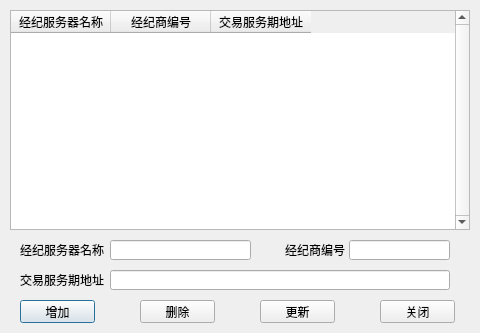
<?xml version="1.0" encoding="UTF-8"?>
<ui version="4.0">
 <class>BrokerManageClass</class>
 <widget class="QDialog" name="BrokerManageClass">
  <property name="geometry">
   <rect>
    <x>0</x>
    <y>0</y>
    <width>480</width>
    <height>333</height>
   </rect>
  </property>
  <property name="windowTitle">
   <string>期货公司管理</string>
  </property>
  <property name="modal">
   <bool>true</bool>
  </property>
  <widget class="QTableWidget" name="BrokerTable">
   <property name="geometry">
    <rect>
     <x>10</x>
     <y>10</y>
     <width>460</width>
     <height>220</height>
    </rect>
   </property>
   <property name="verticalScrollBarPolicy">
    <enum>Qt::ScrollBarAlwaysOn</enum>
   </property>
   <property name="horizontalScrollBarPolicy">
    <enum>Qt::ScrollBarAlwaysOff</enum>
   </property>
   <property name="editTriggers">
    <set>QAbstractItemView::NoEditTriggers</set>
   </property>
   <property name="selectionBehavior">
    <enum>QAbstractItemView::SelectRows</enum>
   </property>
   <attribute name="horizontalHeaderHighlightSections">
    <bool>false</bool>
   </attribute>
   <attribute name="verticalHeaderVisible">
    <bool>false</bool>
   </attribute>
   <attribute name="verticalHeaderDefaultSectionSize">
    <number>21</number>
   </attribute>
   <column>
    <property name="text">
     <string>经纪服务器名称</string>
    </property>
   </column>
   <column>
    <property name="text">
     <string>经纪商编号</string>
    </property>
   </column>
   <column>
    <property name="text">
     <string>交易服务期地址</string>
    </property>
   </column>
  </widget>
  <widget class="QLabel" name="label">
   <property name="geometry">
    <rect>
     <x>20</x>
     <y>240</y>
     <width>90</width>
     <height>20</height>
    </rect>
   </property>
   <property name="text">
    <string>经纪服务器名称</string>
   </property>
  </widget>
  <widget class="QLabel" name="label_2">
   <property name="geometry">
    <rect>
     <x>285</x>
     <y>240</y>
     <width>60</width>
     <height>20</height>
    </rect>
   </property>
   <property name="text">
    <string>经纪商编号</string>
   </property>
  </widget>
  <widget class="QLabel" name="label_3">
   <property name="geometry">
    <rect>
     <x>20</x>
     <y>270</y>
     <width>90</width>
     <height>20</height>
    </rect>
   </property>
   <property name="text">
    <string>交易服务期地址</string>
   </property>
  </widget>
  <widget class="QPushButton" name="insertButton">
   <property name="geometry">
    <rect>
     <x>20</x>
     <y>300</y>
     <width>75</width>
     <height>23</height>
    </rect>
   </property>
   <property name="text">
    <string>增加</string>
   </property>
  </widget>
  <widget class="QPushButton" name="deleteButton">
   <property name="geometry">
    <rect>
     <x>140</x>
     <y>300</y>
     <width>75</width>
     <height>23</height>
    </rect>
   </property>
   <property name="text">
    <string>删除</string>
   </property>
  </widget>
  <widget class="QPushButton" name="updateButton">
   <property name="geometry">
    <rect>
     <x>260</x>
     <y>300</y>
     <width>75</width>
     <height>23</height>
    </rect>
   </property>
   <property name="text">
    <string>更新</string>
   </property>
  </widget>
  <widget class="QLineEdit" name="brokerName">
   <property name="geometry">
    <rect>
     <x>110</x>
     <y>240</y>
     <width>141</width>
     <height>20</height>
    </rect>
   </property>
  </widget>
  <widget class="QLineEdit" name="brokerID">
   <property name="geometry">
    <rect>
     <x>349</x>
     <y>240</y>
     <width>101</width>
     <height>20</height>
    </rect>
   </property>
  </widget>
  <widget class="QLineEdit" name="frontAddr">
   <property name="geometry">
    <rect>
     <x>110</x>
     <y>270</y>
     <width>340</width>
     <height>20</height>
    </rect>
   </property>
  </widget>
  <widget class="QPushButton" name="pushButton">
   <property name="geometry">
    <rect>
     <x>380</x>
     <y>300</y>
     <width>75</width>
     <height>23</height>
    </rect>
   </property>
   <property name="text">
    <string>关闭</string>
   </property>
  </widget>
 </widget>
 <resources/>
 <connections>
  <connection>
   <sender>insertButton</sender>
   <signal>clicked()</signal>
   <receiver>BrokerManageClass</receiver>
   <slot>insertBtnClicked()</slot>
   <hints>
    <hint type="sourcelabel">
     <x>67</x>
     <y>312</y>
    </hint>
    <hint type="destinationlabel">
     <x>46</x>
     <y>316</y>
    </hint>
   </hints>
  </connection>
  <connection>
   <sender>deleteButton</sender>
   <signal>clicked()</signal>
   <receiver>BrokerManageClass</receiver>
   <slot>deleteBtnClicked()</slot>
   <hints>
    <hint type="sourcelabel">
     <x>202</x>
     <y>306</y>
    </hint>
    <hint type="destinationlabel">
     <x>292</x>
     <y>304</y>
    </hint>
   </hints>
  </connection>
  <connection>
   <sender>updateButton</sender>
   <signal>clicked()</signal>
   <receiver>BrokerManageClass</receiver>
   <slot>updateBtnClicked()</slot>
   <hints>
    <hint type="sourcelabel">
     <x>321</x>
     <y>315</y>
    </hint>
    <hint type="destinationlabel">
     <x>443</x>
     <y>310</y>
    </hint>
   </hints>
  </connection>
  <connection>
   <sender>BrokerTable</sender>
   <signal>cellClicked(int,int)</signal>
   <receiver>BrokerManageClass</receiver>
   <slot>CellClicked(int,int)</slot>
   <hints>
    <hint type="sourcelabel">
     <x>68</x>
     <y>64</y>
    </hint>
    <hint type="destinationlabel">
     <x>12</x>
     <y>245</y>
    </hint>
   </hints>
  </connection>
  <connection>
   <sender>pushButton</sender>
   <signal>clicked()</signal>
   <receiver>BrokerManageClass</receiver>
   <slot>reject()</slot>
   <hints>
    <hint type="sourcelabel">
     <x>404</x>
     <y>315</y>
    </hint>
    <hint type="destinationlabel">
     <x>354</x>
     <y>323</y>
    </hint>
   </hints>
  </connection>
 </connections>
 <slots>
  <slot>insertBtnClicked()</slot>
  <slot>deleteBtnClicked()</slot>
  <slot>updateBtnClicked()</slot>
  <slot>CellClicked(int,int)</slot>
 </slots>
</ui>
